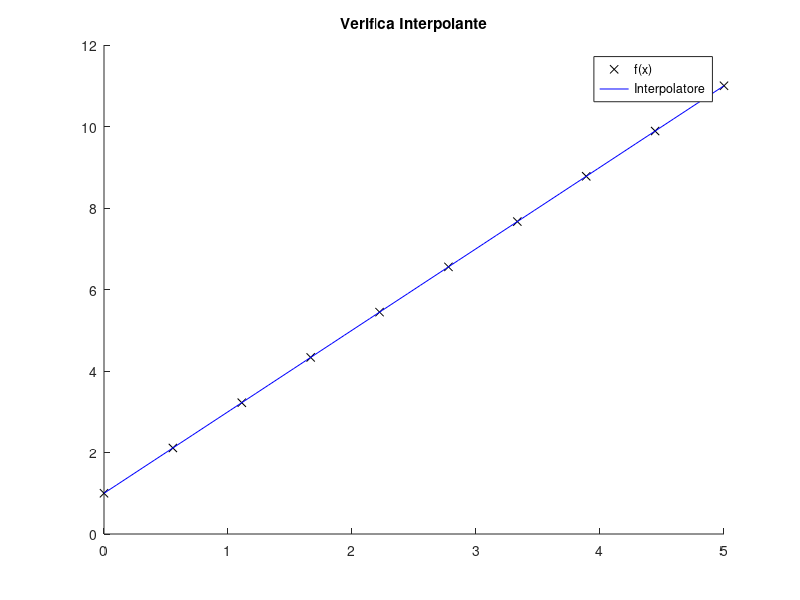

Here is the MATLAB script that generated this plot:
clear all;
clc;

% DATI 
f = @(x) 2*x + 1;
n = 1;
x = linspace(0, 5, 10);

coeff = polyfit(x, f(x), n+1);

x1 = linspace(0, 5, 50);
y1 = polyval(coeff, x1);

figure(1)
hold on
plot(x, f(x), "xk");
plot(x1, y1, "-b");
title("Verifica Interpolante");
legend("f(x)", "Interpolatore");